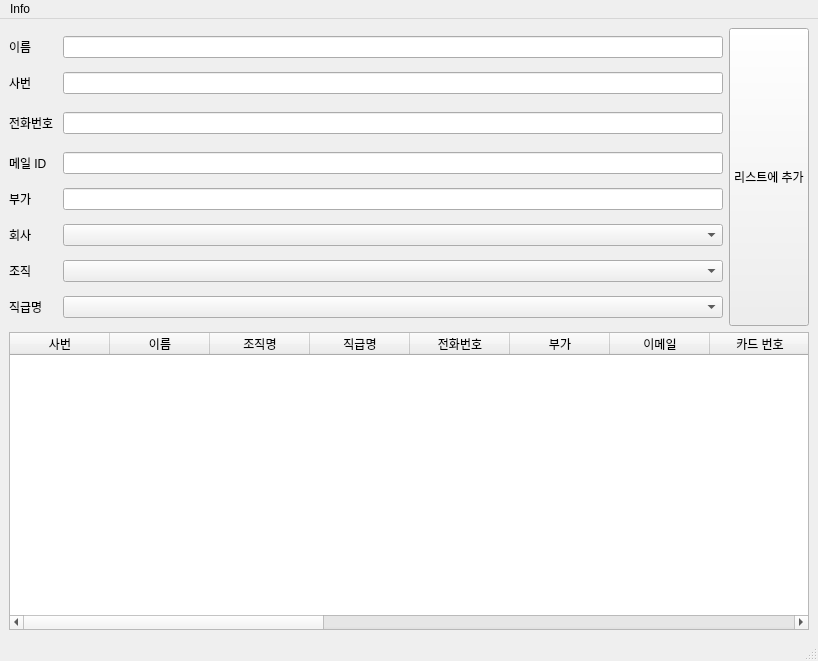
<?xml version="1.0" encoding="UTF-8"?>
<ui version="4.0">
 <class>MainWindow</class>
 <widget class="QMainWindow" name="MainWindow">
  <property name="geometry">
   <rect>
    <x>0</x>
    <y>0</y>
    <width>818</width>
    <height>661</height>
   </rect>
  </property>
  <property name="windowTitle">
   <string>MainWindow</string>
  </property>
  <widget class="QWidget" name="centralwidget">
   <layout class="QHBoxLayout" name="horizontalLayout">
    <item>
     <layout class="QVBoxLayout" name="verticalLayout">
      <item>
       <layout class="QHBoxLayout" name="horizontalLayout_2">
        <item>
         <layout class="QVBoxLayout" name="verticalLayout_3">
          <item>
           <layout class="QHBoxLayout" name="horizontalLayout_13">
            <item>
             <widget class="QLabel" name="label">
              <property name="minimumSize">
               <size>
                <width>48</width>
                <height>20</height>
               </size>
              </property>
              <property name="text">
               <string>이름</string>
              </property>
             </widget>
            </item>
            <item>
             <widget class="QLineEdit" name="lineEdit"/>
            </item>
           </layout>
          </item>
          <item>
           <layout class="QHBoxLayout" name="horizontalLayout_12">
            <item>
             <widget class="QLabel" name="label_2">
              <property name="minimumSize">
               <size>
                <width>48</width>
                <height>20</height>
               </size>
              </property>
              <property name="text">
               <string>사번</string>
              </property>
             </widget>
            </item>
            <item>
             <widget class="QLineEdit" name="lineEdit_2"/>
            </item>
           </layout>
          </item>
          <item>
           <layout class="QHBoxLayout" name="horizontalLayout_14">
            <item>
             <widget class="QLabel" name="label_3">
              <property name="minimumSize">
               <size>
                <width>48</width>
                <height>30</height>
               </size>
              </property>
              <property name="text">
               <string>전화번호</string>
              </property>
             </widget>
            </item>
            <item>
             <widget class="QLineEdit" name="lineEdit_3"/>
            </item>
           </layout>
          </item>
          <item>
           <layout class="QHBoxLayout" name="horizontalLayout_11">
            <item>
             <widget class="QLabel" name="label_4">
              <property name="minimumSize">
               <size>
                <width>48</width>
                <height>20</height>
               </size>
              </property>
              <property name="text">
               <string>메일 ID</string>
              </property>
             </widget>
            </item>
            <item>
             <widget class="QLineEdit" name="lineEdit_4"/>
            </item>
           </layout>
          </item>
          <item>
           <layout class="QHBoxLayout" name="horizontalLayout_8">
            <item>
             <widget class="QLabel" name="label_5">
              <property name="minimumSize">
               <size>
                <width>48</width>
                <height>20</height>
               </size>
              </property>
              <property name="text">
               <string>부가</string>
              </property>
             </widget>
            </item>
            <item>
             <widget class="QLineEdit" name="lineEdit_5"/>
            </item>
           </layout>
          </item>
          <item>
           <layout class="QHBoxLayout" name="horizontalLayout_6">
            <item>
             <widget class="QLabel" name="label_6">
              <property name="sizePolicy">
               <sizepolicy hsizetype="Fixed" vsizetype="Preferred">
                <horstretch>0</horstretch>
                <verstretch>0</verstretch>
               </sizepolicy>
              </property>
              <property name="minimumSize">
               <size>
                <width>48</width>
                <height>20</height>
               </size>
              </property>
              <property name="text">
               <string>회사</string>
              </property>
             </widget>
            </item>
            <item>
             <widget class="QComboBox" name="comboBox"/>
            </item>
           </layout>
          </item>
          <item>
           <layout class="QHBoxLayout" name="horizontalLayout_5">
            <item>
             <widget class="QLabel" name="label_7">
              <property name="sizePolicy">
               <sizepolicy hsizetype="Fixed" vsizetype="Preferred">
                <horstretch>0</horstretch>
                <verstretch>0</verstretch>
               </sizepolicy>
              </property>
              <property name="minimumSize">
               <size>
                <width>48</width>
                <height>20</height>
               </size>
              </property>
              <property name="text">
               <string>조직</string>
              </property>
             </widget>
            </item>
            <item>
             <widget class="QComboBox" name="comboBox_2"/>
            </item>
           </layout>
          </item>
          <item>
           <layout class="QHBoxLayout" name="horizontalLayout_3">
            <item>
             <widget class="QLabel" name="label_8">
              <property name="sizePolicy">
               <sizepolicy hsizetype="Fixed" vsizetype="Preferred">
                <horstretch>0</horstretch>
                <verstretch>0</verstretch>
               </sizepolicy>
              </property>
              <property name="minimumSize">
               <size>
                <width>48</width>
                <height>20</height>
               </size>
              </property>
              <property name="text">
               <string>직급명</string>
              </property>
             </widget>
            </item>
            <item>
             <widget class="QComboBox" name="comboBox_3"/>
            </item>
           </layout>
          </item>
         </layout>
        </item>
        <item>
         <layout class="QVBoxLayout" name="verticalLayout_4">
          <item>
           <widget class="QPushButton" name="pushButton_3">
            <property name="sizePolicy">
             <sizepolicy hsizetype="Minimum" vsizetype="MinimumExpanding">
              <horstretch>0</horstretch>
              <verstretch>0</verstretch>
             </sizepolicy>
            </property>
            <property name="text">
             <string>리스트에 추가</string>
            </property>
           </widget>
          </item>
         </layout>
        </item>
       </layout>
      </item>
      <item>
       <layout class="QVBoxLayout" name="verticalLayout_2">
        <item>
         <widget class="QTableWidget" name="tableWidget">
          <column>
           <property name="text">
            <string>사번</string>
           </property>
          </column>
          <column>
           <property name="text">
            <string>이름</string>
           </property>
          </column>
          <column>
           <property name="text">
            <string>조직명</string>
           </property>
          </column>
          <column>
           <property name="text">
            <string>직급명</string>
           </property>
          </column>
          <column>
           <property name="text">
            <string>전화번호</string>
           </property>
          </column>
          <column>
           <property name="text">
            <string>부가</string>
           </property>
          </column>
          <column>
           <property name="text">
            <string>이메일</string>
           </property>
          </column>
          <column>
           <property name="text">
            <string>카드 번호</string>
           </property>
          </column>
          <column>
           <property name="text">
            <string>보안 등급</string>
           </property>
          </column>
          <column>
           <property name="text">
            <string>카드 종류</string>
           </property>
          </column>
          <column>
           <property name="text">
            <string>시작일시</string>
           </property>
          </column>
          <column>
           <property name="text">
            <string>종료일시</string>
           </property>
          </column>
          <column>
           <property name="text">
            <string>카드 상태</string>
           </property>
          </column>
          <column>
           <property name="text">
            <string>출입문 권한 그룹</string>
           </property>
          </column>
          <column>
           <property name="text">
            <string>출입층 권한 그룹</string>
           </property>
          </column>
          <column>
           <property name="text">
            <string>파티션 권한 그룹</string>
           </property>
          </column>
          <column>
           <property name="text">
            <string>출입시간 그룹</string>
           </property>
          </column>
          <column>
           <property name="text">
            <string>식수</string>
           </property>
          </column>
         </widget>
        </item>
       </layout>
      </item>
     </layout>
    </item>
   </layout>
  </widget>
  <widget class="QMenuBar" name="menubar">
   <property name="geometry">
    <rect>
     <x>0</x>
     <y>0</y>
     <width>818</width>
     <height>21</height>
    </rect>
   </property>
   <widget class="QMenu" name="menuInfo">
    <property name="title">
     <string>Info</string>
    </property>
    <addaction name="actionQT_License"/>
    <addaction name="actionDeveloper_License"/>
    <addaction name="actiondelete_from_list"/>
    <addaction name="actionSave_File"/>
    <addaction name="actionCharmGonhik"/>
   </widget>
   <addaction name="menuInfo"/>
  </widget>
  <widget class="QStatusBar" name="statusbar"/>
  <action name="actionQT_License">
   <property name="text">
    <string>QT License</string>
   </property>
  </action>
  <action name="actionDeveloper_License">
   <property name="text">
    <string>Developer License</string>
   </property>
  </action>
  <action name="actiondelete_from_list">
   <property name="text">
    <string>Delete from list</string>
   </property>
  </action>
  <action name="actionSave_File">
   <property name="text">
    <string>Save File</string>
   </property>
  </action>
  <action name="actionCharmGonhik">
   <property name="text">
    <string>CharmGongik</string>
   </property>
  </action>
 </widget>
 <resources/>
 <connections/>
</ui>
